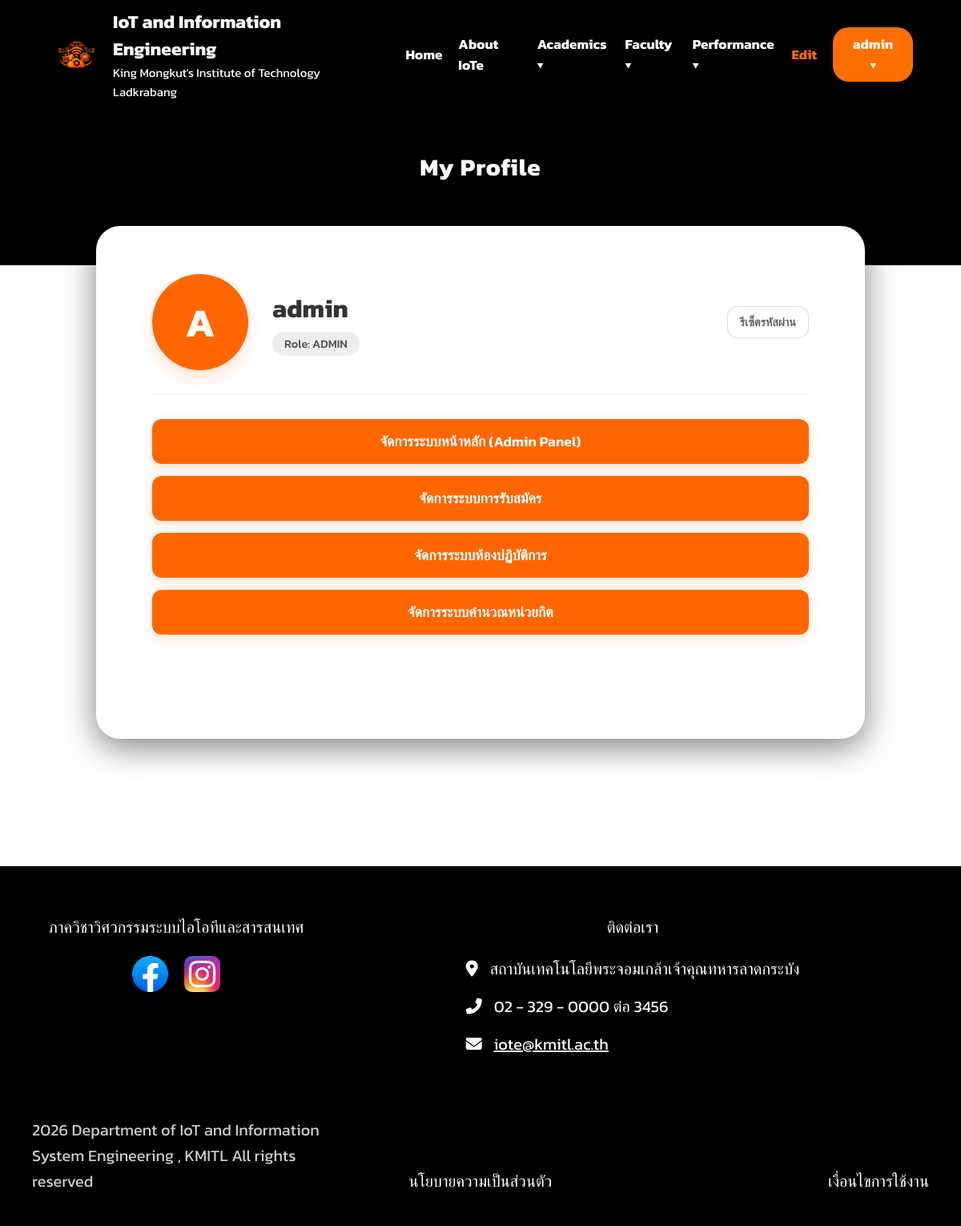
The app's page /profile.php (signed in) with its own data.
### tables this page shows
CREATE TABLE `users` (
  `id` int(11) NOT NULL,
  `username` varchar(50) NOT NULL,
  `password` varchar(255) NOT NULL,
  `role` varchar(10) NOT NULL DEFAULT 'user'
);

### profile.php (the view, shortened to what this page needs)
<?php
include 'includes/db.php';
$username = mysqli_real_escape_string($conn, $_SESSION['username']);
$query = "SELECT * FROM users WHERE username = '$username'";
$result = mysqli_query($conn, $query);
if ($result && mysqli_num_rows($result) > 0) {
    $user_data = mysqli_fetch_assoc($result);
} else {
    $user_data = ['username' => 'Unknown', 'role' => 'user'];
}
?>
<!DOCTYPE html>
<html lang="th">
<head>
  <link rel="stylesheet" href="css/style.css">
  <link rel="stylesheet" href="css/profile.css">
</head>
<body>
  <?php include 'includes/navbar.php'; ?>
  <div class="page-header">
    My Profile
  </div>
  <div class="page-background">
    <div class="content-card">
      <div class="profile-container">
        <div class="profile-top">
          <div class="profile-left">
            <div class="profile-avatar">
              <?php echo substr($user_data['username'], 0, 1); ?>
            </div>
          </div>
          <div class="profile-info">
            <h1 class="profile-name"><?php echo htmlspecialchars($user_data['username']); ?></h1>
            <div class="profile-role <?php echo ($user_data['role'] === 'admin') ? 'role-admin' : ''; ?>">
              Role: <?php echo strtoupper(htmlspecialchars($user_data['role'])); ?>
            </div>
          </div>
          <div class="profile-action-top">
            <a href="reset_password.php" class="btn-custom btn-reset">รีเซ็ตรหัสผ่าน</a>
          </div>
        </div>
        <hr class="profile-divider">
        <div class="profile-bottom">
          <?php if($user_data['role'] === 'admin'): ?>
          <a href="admin/admin_index.php" class="btn-custom btn-primary">จัดการระบบหน้าหลัก (Admin Panel)</a>
          <a href="admin/admin_admission.php" class="btn-custom btn-primary">จัดการระบบการรับสมัคร</a>
          <a href="admin/admin_lab.php" class="btn-custom btn-primary">จัดการระบบห้องปฏิบัติการ</a>
          <a href="admin/admin_calculate.php" class="btn-custom btn-primary">จัดการระบบคำนวณหน่วยกิต</a>
          <?php else: ?>
          <a href="admission.php" class="btn-custom btn-primary">ตรวจสอบสถานะการรับสมัคร</a>
          <a href="calculate.php" class="btn-custom btn-primary">วางแผนการลงทะเบียนเรียน</a>
          <a href="cyber_lab.html" class="btn-custom btn-primary">ข้อมูลห้องปฏิบัติการ</a>
          <?php endif; ?>
        </div>
      </div>
    </div>
  </div>
  <?php include 'includes/footer.php'; ?>
</body>
</html>

### css/style.css (style rules this page uses)
*:not(i) { font-family: 'Kanit', sans-serif !important; }
* { box-sizing: border-box; }
body { margin: 0; background-color: #0b0b0b; color: #333; }
.page-header { background-color: #000; color: white; text-align: center; padding: 50px 20px 100px 20px; font-size: 30px; font-weight: bold; letter-spacing: 1px; }
.page-background { background-color: #ffffff; min-height: 100vh; padding-bottom: 0px; padding-top: 1px; position: relative; }
.content-card { background-color: #ffffff; border-radius: 30px; box-shadow: 0 10px 40px rgba(0, 0, 0, 0.5); margin: -50px 120px 0 120px; padding: 40px 5% 80px 5%; min-height: 80vh; position: relative; z-index: 10; }

### css/profile.css (style rules this page uses)
.profile-container { padding: 20px 10px; max-width: 900px; margin: 0 auto; }
.profile-top { display: flex; align-items: center; gap: 30px; margin-bottom: 30px; }
.profile-avatar { width: 120px; height: 120px; background-color: #ff6600; color: white; border-radius: 50%; display: flex; align-items: center; justify-content: center; font-size: 50px; font-weight: bold; text-transform: uppercase; box-shadow: 0 8px 20px rgba(255, 102, 0, 0.2); flex-shrink: 0; }
.profile-info { flex-grow: 1; text-align: left; }
.profile-name { font-size: 2rem; color: #333; margin: 0 0 5px 0; }
.profile-role { display: inline-block; background-color: #eee; color: #555; padding: 4px 15px; border-radius: 20px; font-size: 0.9rem; font-weight: 500; }
.profile-action-top { flex-shrink: 0; }
.profile-divider { border: 0; height: 1px; background: #eee; margin: 20px 0 30px 0; }
.profile-bottom { display: flex; flex-direction: column; gap: 15px; width: 100%; }
.btn-custom { display: flex; align-items: center; justify-content: center; padding: 15px 25px; border-radius: 12px; text-decoration: none; font-weight: 600; transition: all 0.3s ease; width: 100%; box-sizing: border-box; font-size: 1.1rem; }
.btn-primary { background-color: #ff6600; color: white; box-shadow: 0 4px 15px rgba(255, 102, 0, 0.2); }
.btn-reset { background-color: #fff; color: #666; border: 1px solid #ddd; padding: 8px 15px; font-size: 0.9rem; min-width: auto; }

### records on screen
users: username "A", username "admin", role "ADMIN"

### other values on screen
$_SESSION['username'] "admin"
